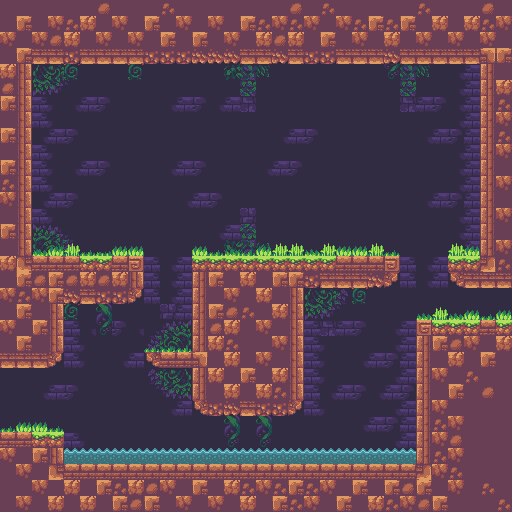

A 2D game scene composited from a Tiled map and its tileset images. What follows is a short description and the map's XML, with each tile layer's data collapsed to a summary:
An orthogonal 32x32 tile map with 16x16 px tiles, 7 tile layers (Background_1, Background_2, Background_3, Background_4, ...), 2 tilesets and 5 objects (3x Item, 2x Ladder).

<map version="1.10" tiledversion="1.11.2" orientation="orthogonal" renderorder="right-down" compressionlevel="0" width="32" height="32" tilewidth="16" tileheight="16" infinite="0" backgroundcolor="#37494e" nextlayerid="10" nextobjectid="6">
 <tileset firstgid="1" name="SunnyLand_by_Ansimuz" tilewidth="16" tileheight="16" tilecount="483" columns="23" objectalignment="topleft">
  <image source="atlas/SunnyLand_by_Ansimuz-extended.png" width="368" height="336" />
 </tileset>
 <tileset firstgid="484" name="Collisions" tilewidth="16" tileheight="16" tilecount="2" columns="2" objectalignment="topleft">
  <image source="Collisions.intgrid.png" width="32" height="16" />
 </tileset>
 <layer id="1" name="Background_1" width="32" height="32">
  <data>[1024 cells, 567 non-empty, 10 distinct tile ids]</data>
 </layer>
 <layer id="2" name="Background_2" width="32" height="32">
  <data>[1024 cells, 137 non-empty, 18 distinct tile ids]</data>
 </layer>
 <layer id="3" name="Background_3" width="32" height="32">
  <data>[1024 cells, 27 non-empty, 8 distinct tile ids]</data>
 </layer>
 <layer id="4" name="Background_4" width="32" height="32">
  <data>[1024 cells, 3 non-empty, 3 distinct tile ids]</data>
 </layer>
 <layer id="5" name="Background_5" width="32" height="32">
  <data>[1024 cells, 1 non-empty, 1 distinct tile ids]</data>
 </layer>
 <layer id="7" name="Collisions_1" width="32" height="32">
  <data>[1024 cells, 527 non-empty, 18 distinct tile ids]</data>
 </layer>
 <layer id="8" name="Collisions_2" width="32" height="32">
  <data>[1024 cells, 19 non-empty, 2 distinct tile ids]</data>
 </layer>
 <objectgroup id="9" name="Entities">
  <object id="1" name="Item" type="Item" x="252" y="232" width="24" height="24">
   <properties>
    <property name="__anchorX" type="int" value="264" />
    <property name="__anchorY" type="int" value="256" />
    <property name="__cx" type="int" value="16" />
    <property name="__cy" type="int" value="15" />
    <property name="count" type="int" value="50" />
    <property name="price" type="int" value="0" />
    <property name="type" value="Gold" />
   </properties>
  </object>
  <object id="2" name="Item" type="Item" x="364" y="440" width="24" height="24">
   <properties>
    <property name="__anchorX" type="int" value="376" />
    <property name="__anchorY" type="int" value="464" />
    <property name="__cx" type="int" value="23" />
    <property name="__cy" type="int" value="28" />
    <property name="count" type="int" value="1" />
    <property name="price" type="int" value="0" />
    <property name="type" value="Gem" />
   </properties>
  </object>
  <object id="3" name="Item" type="Item" x="44" y="232" width="24" height="24">
   <properties>
    <property name="__anchorX" type="int" value="56" />
    <property name="__anchorY" type="int" value="256" />
    <property name="__cx" type="int" value="3" />
    <property name="__cy" type="int" value="15" />
    <property name="count" type="int" value="1" />
    <property name="price" type="int" value="0" />
    <property name="type" value="Healing_potion" />
   </properties>
  </object>
  <object id="4" name="Ladder" type="Ladder" x="176" y="256" width="16" height="16">
   <properties>
    <property name="__anchorX" type="int" value="176" />
    <property name="__anchorY" type="int" value="256" />
    <property name="__cx" type="int" value="11" />
    <property name="__cy" type="int" value="16" />
   </properties>
  </object>
  <object id="5" name="Ladder" type="Ladder" x="128" y="352" width="16" height="16">
   <properties>
    <property name="__anchorX" type="int" value="128" />
    <property name="__anchorY" type="int" value="352" />
    <property name="__cx" type="int" value="8" />
    <property name="__cy" type="int" value="22" />
   </properties>
  </object>
 </objectgroup>
</map>
